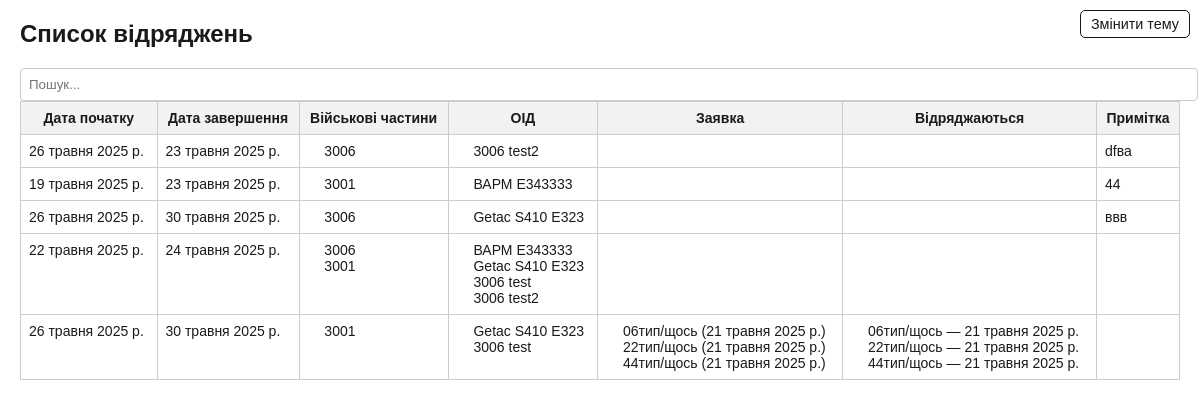
Before: /oids/trip_list/ with the older database file.
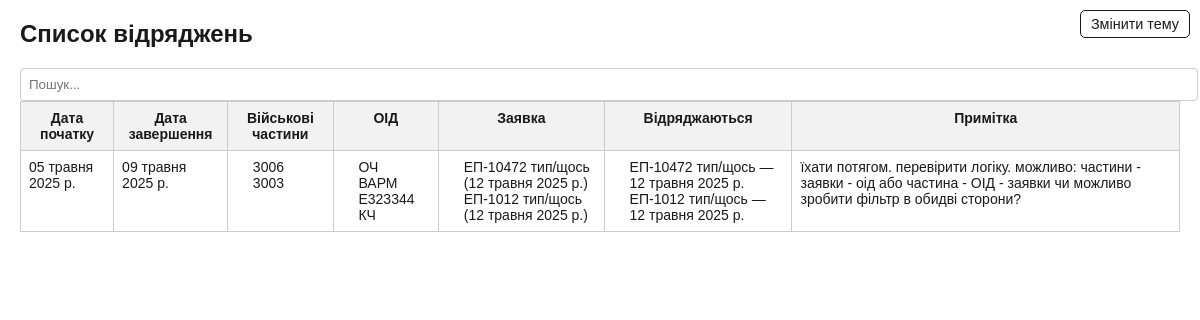
After: the same page with the newer database file.
### oids/models.py (models this page shows, shortened)
class Trip(models.Model):
    units = models.ManyToManyField(Unit, verbose_name="Військові частини")
    oids = models.ManyToManyField(OID, verbose_name="Об’єкти інформаційної діяльності")
    work_requests = models.ManyToManyField(WorkRequest, verbose_name="Заявки на проведення робіт")
    start_date = models.DateField(verbose_name="Дата початку")
    end_date = models.DateField(verbose_name="Дата завершення")
    persons = models.ManyToManyField(Person, verbose_name="Відряджаються")
    purpose = models.TextField(blank=True, null=True, verbose_name="Примітка")

class Unit(models.Model):  # Військова частина
    MANAGEMENT_UNIT_CHOICES = [
        ('ПівнічнеТУ', 'ПівнічнеТУ'),
        ('ПівденнеТУ', 'ПівденнеТУ'),
        ('ЗахіднеТУ', 'ЗахіднеТУ'),
        ('СхіднеТУ', 'СхіднеТУ'),
        ('ЦентральнеТУ', 'ЦентральнеТУ'),
    ]
    management_unit = models.CharField(max_length=50, choices=MANAGEMENT_UNIT_CHOICES, verbose_name="Управління")
    name = models.CharField(max_length=255, verbose_name="Військова частина")
    city = models.CharField(max_length=25, verbose_name="Місто")
    distance = models.CharField(max_length=10, verbose_name="відстань КМ")
    directionGroup = models.CharField(max_length=10, verbose_name="грапа частин в які часто їдимо")

class OID(models.Model):  # Об'єкт інформаційної діяльності
    name = models.CharField(max_length=255, verbose_name="Назва")
    unit = models.ForeignKey(Unit, on_delete=models.CASCADE, verbose_name="Військова частина")
    sec_level = models.CharField(max_length=10, choices=SecLevelChoices.choices, default=SecLevelChoices.S, verbose_name="Гриф ОІД")
    room = models.CharField(max_length=255, verbose_name="Приміщення №")  # address -> room
    note = models.TextField(verbose_name="Примітка", blank=True, null=True)  # purpose -> note
    oid_type = models.CharField(max_length=10, choices=OIDTypeChoices.choices, default=OIDTypeChoices.PC, verbose_name="Тип ОІД")
    status = models.CharField(max_length=30, choices=OIDStatusChoices.choices, default=OIDStatusChoices.NEW, verbose_name="Поточний стан ОІД")
    created_by_document = models.OneToOneField(
        'Document',
        on_delete=models.SET_NULL,
        null=True,
        blank=True,
        related_name='first_doc_for_oid',
        verbose_name="Перший документ (Атестація/ІК)"
    )
    latest_document = models.ForeignKey(
        'Document',
        on_delete=models.SET_NULL,
        null=True,
        blank=True,
        related_name='latest_doc_for_oid',
        verbose_name="Останній документ"
    )

class WorkRequest(models.Model):  # Заявка на проведення робіт
    unit = models.ForeignKey('Unit', on_delete=models.CASCADE, verbose_name="Військова частина")
    work_type = models.CharField(max_length=20, choices=WorkTypeChoices.choices, default=WorkTypeChoices.IK, verbose_name="Тип роботи")
    oids = models.ManyToManyField('OID', verbose_name="Об’єкти інформаційної діяльності")
    incoming_number = models.CharField(verbose_name="Вхідний номер заявки", max_length=50)
    incoming_date = models.DateField(verbose_name="Дата заявки")
    note = models.TextField(verbose_name="Примітки", blank=True, null=True)
    status = models.CharField(max_length=30, choices=WRequestStatusChoices.choices, default=WRequestStatusChoices.NEW, verbose_name="Поточний стан заявки")

### oids/views.py (the view)
# urls.py: path('trip_list/', views.trip_list, name='trip-list'),
def trip_list(request):
    query = request.GET.get("q", "")
    trips = Trip.objects.all()
    if query:
        trips = trips.filter(
            Q(purpose__icontains=query) |
            Q(units__name__icontains=query) |
            Q(oids__name__icontains=query)
        ).distinct()
    return render(request, 'trip_list.html', {'trips': trips})

### oids/templates/trip_list.html (shortened to what this page needs)
<!DOCTYPE html>
<html lang="uk">
<head>
</head>
<body>
<button class="theme-toggle" onclick="toggleTheme()">Змінити тему</button>
{% block content %}
<h2>Список відряджень</h2>
<form method="get" class="mb-3">
  <input type="text" name="q" placeholder="Пошук..." value="{{ request.GET.q }}" class="form-control" />
</form>
<table class="table table-striped table-bordered">
  <thead class="thead-dark">
    <tr>
      <th>Дата початку</th>
      <th>Дата завершення</th>
      <th>Військові частини</th>
      <th>ОІД</th>
      <th>Заявка</th>
      <th>Відряджаються</th>
      <th>Примітка</th>
    </tr>
  </thead>
  <tbody>
    {% for trip in trips %}
    <tr>
      <td>{{ trip.start_date }}</td>
      <td>{{ trip.end_date }}</td>
      <td>
        <ul>
          {% for unit in trip.units.all %}
            <li>{{ unit.name }}<br></li>
          {% endfor %}
        </ul>
      </td>
      <td>
        <ul>
          {% for oid in trip.oids.all %}
            <li>{{ oid.name }}<br></li>
          {% endfor %}
        </ul>
      </td>
      <td>
        <ul>
          {% for request in trip.work_requests.all %}
            <li>{{ request.incoming_number }} ({{ request.incoming_date }})</li>
          {% endfor %}
        </ul>
      </td>
      <td>
        <ul>
          {% for request in trip.work_requests.all %}
            <li>{{ request.incoming_number }} — {{ request.incoming_date }}</li>
          {% endfor %}
        </ul>
      </td>
      <td>{{ trip.purpose }}</td>
    </tr>
    {% empty %}
    <tr>
      <td colspan="7" class="text-center">Немає записів</td>
    </tr>
    {% endfor %}
  </tbody>
</table>
{% endblock %}
</body>
</html>

Changed rows visible on the page:
removed Trip: start_date "26 травня 2025 р.", end_date "23 травня 2025 р.", purpose "dfва", Unit (name "3006")
no longer on this page (row edited): OID: name "3006 test2"
removed Trip: start_date "19 травня 2025 р.", end_date "23 травня 2025 р.", purpose "44", Unit (name "3001"), OID (name "ВАРМ Е343333")
removed Trip: start_date "26 травня 2025 р.", end_date "30 травня 2025 р.", purpose "ввв", Unit (name "3006"), OID (name "Getac S410 E323")
removed Trip: start_date "22 травня 2025 р.", end_date "24 травня 2025 р.", Unit (name "3006"), Unit (name "3001"), OID (name "ВАРМ Е343333"), OID (name "Getac S410 E323")
removed OID: name "3006 test"
removed Trip: start_date "26 травня 2025 р.", end_date "30 травня 2025 р.", Unit (name "3001"), OID (name "Getac S410 E323"), WorkRequest (incoming_number "06тип/щось", incoming_date "21 травня 2025 р."), WorkRequest (incoming_number "22тип/щось", incoming_date "21 травня 2025 р.")
removed WorkRequest: incoming_number "44тип/щось", incoming_date "21 травня 2025 р."
added Trip: start_date "05 травня 2025 р.", end_date "09 травня 2025 р.", purpose "їхати потягом. перевірити логіку. можливо: частини - заявки - оід або частина - ОІД - заявки чи можливо зробити фільтр в обидві сторони?", Unit (name "3006"), Unit (name "3003"), OID (name "ОЧ"), OID (name "ВАРМ Е323344"), WorkRequest (incoming_number "ЕП-10472 тип/щось", incoming_date "12 травня 2025 р."), WorkRequest (incoming_number "ЕП-1012 тип/щось", incoming_date "12 травня 2025 р.")
added OID: name "КЧ"
